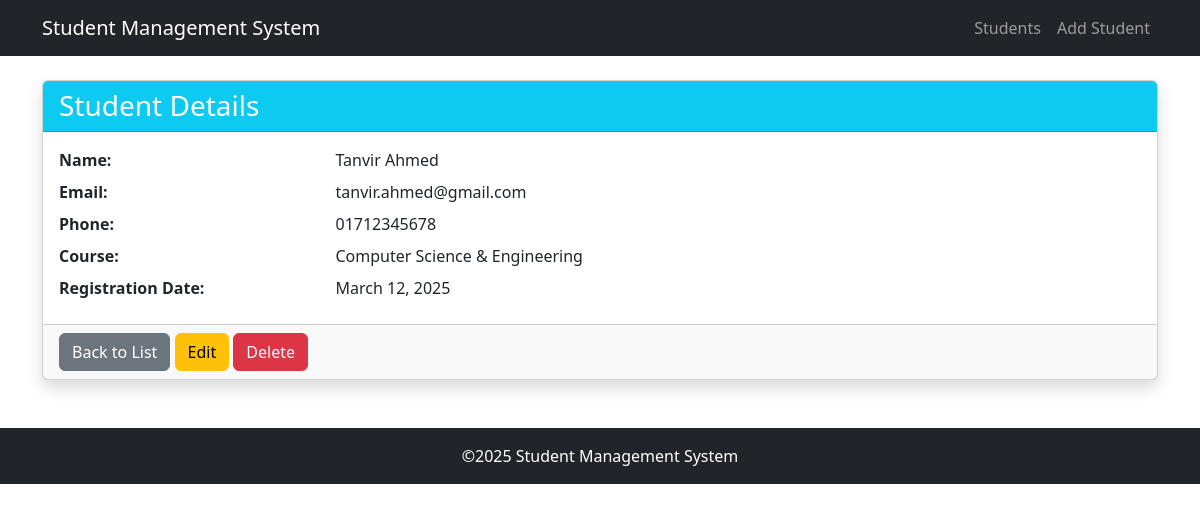
Page /students/student/1/ on the committed database.
### students/models.py (models this page shows, shortened)
class Student(models.Model):
    name = models.CharField(max_length=100)
    email = models.EmailField(unique=True)
    phone = models.CharField(max_length=15)
    course = models.CharField(max_length=100)
    created_at = models.DateTimeField(auto_now_add=True)
    updated_at = models.DateTimeField(auto_now=True)

### students/views.py (the view)
# urls.py: path('student/<int:pk>/', views.StudentDetailView.as_view(), name='student-detail'),
class StudentDetailView(DetailView):
    model = Student
    template_name = 'students/student_detail.html'
    context_object_name = 'student'

### templates/students/student_detail.html (shortened to what this page needs)
{% extends 'base.html' %}  {% block content %}
  <div class="card shadow">
    <div class="card-header bg-info text-white">
      <h3 class="mb-0">Student Details</h3>
    </div>
    <div class="card-body">
      <div class="row mb-2">
        <div class="col-md-3 fw-bold">Name:</div>
        <div class="col-md-9">{{ student.name }}</div>
      </div>
      <div class="row mb-2">
        <div class="col-md-3 fw-bold">Email:</div>
        <div class="col-md-9">{{ student.email }}</div>
      </div>
      <div class="row mb-2">
        <div class="col-md-3 fw-bold">Phone:</div>
        <div class="col-md-9">{{ student.phone }}</div>
      </div>
      <div class="row mb-2">
        <div class="col-md-3 fw-bold">Course:</div>
        <div class="col-md-9">{{ student.course }}</div>
      </div>
      <div class="row mb-2">
        <div class="col-md-3 fw-bold">Registration Date:</div>
        <div class="col-md-9">{{ student.created_at|date:'F d, Y' }}</div>
      </div>
    </div>
    <div class="card-footer">
      <a href="{% url 'student-list' %}" class="btn btn-secondary">Back to List</a>
      <a href="{% url 'student-update' student.pk %}" class="btn btn-warning">Edit</a>
      <a href="{% url 'student-delete' student.pk %}" class="btn btn-danger">Delete</a>
    </div>
  </div>
{% endblock %}

### rows in the picture
Student: name "Tanvir Ahmed", email "tanvir.ahmed@gmail.com", phone "01712345678", course "Computer Science & Engineering", created_at "March 12, 2025"
